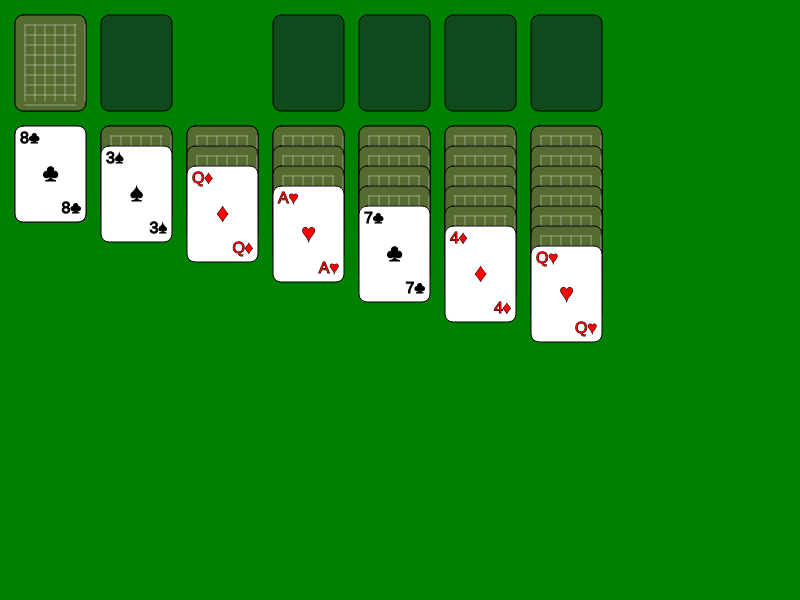
Frame 1 (no input)
Frame 60 (no input): identical to frame 1, image omitted
Frame 120 (the mouse pressed at the canvas centre since frame 60): identical to frame 1, image omitted

The p5.js sketch that drew this single still picture (run headless with seeded random() and noise() and a simulated clock; from frame 60 on, the mouse is pressed at the canvas centre):

// p5.js sketch
// ── sketch.js
// Constants for card dimensions and game layout
const CARD_WIDTH = 71;
const CARD_HEIGHT = 96;
const CARD_SPACING = 15;
const MARGIN = 15;
const CARD_COLOR = '#fff';
const TABLE_COLOR = '#008000';
const BORDER_RADIUS = 8;
const DOUBLE_CLICK_DELAY = 300; // milliseconds
const SOLVE_SPEED = 10; // pixels per frame for animation

// Define card suits and values
const SUITS = ['♠', '♥', '♦', '♣'];
const VALUES = ['A', '2', '3', '4', '5', '6', '7', '8', '9', '10', 'J', 'Q', 'K'];

// Game state variables
let deck = [];
let stock = [];
let waste = [];
let foundations = [[], [], [], []];
let tableau = [[], [], [], [], [], [], []];
let selectedCard = null;
let draggingStack = [];
let dragOffset = { x: 0, y: 0 };
let dragSource = null;
let gameResult = ''; // 'win' or 'lose'
let isDragging = false;
let lastClickTime = 0;
let lastClickedCard = null;

// Variables for solving animation
let isSolving = false;
let solvingCard = null;
let targetX, targetY;
let solvingFoundationIndex;

// Card class to represent each card
class Card {
  constructor(suit, value, faceUp = false) {
    this.suit = suit;
    this.value = value;
    this.faceUp = faceUp;
    this.x = 0;
    this.y = 0;
    this.color = (this.suit === '♥' || this.suit === '♦') ? 'red' : 'black';
  }

  draw() {
    // Draw card background
    fill(CARD_COLOR);
    if (!this.faceUp) {
      // Draw card back
      fill(85, 107, 47);  // Dark green
      stroke(0);
      strokeWeight(1);
      rect(this.x, this.y, CARD_WIDTH, CARD_HEIGHT, BORDER_RADIUS);
      
      // Simple pattern for card back (retro style)
      stroke(255, 255, 255, 100);
      for (let i = 10; i < CARD_WIDTH; i += 10) {
        line(this.x + i, this.y + 10, this.x + i, this.y + CARD_HEIGHT - 10);
      }
      for (let i = 10; i < CARD_HEIGHT; i += 10) {
        line(this.x + 10, this.y + i, this.x + CARD_WIDTH - 10, this.y + i);
      }
    } else {
      stroke(0);
      strokeWeight(1);
      rect(this.x, this.y, CARD_WIDTH, CARD_HEIGHT, BORDER_RADIUS);

      // Draw value and suit
      fill(this.color);
      textAlign(LEFT, TOP);
      textSize(16);
      text(this.value + this.suit, this.x + 5, this.y + 5);
      textAlign(RIGHT, BOTTOM);
      text(this.value + this.suit, this.x + CARD_WIDTH - 5, this.y + CARD_HEIGHT - 5);

      // Draw center suit
      textAlign(CENTER, CENTER);
      textSize(24);
      text(this.suit, this.x + CARD_WIDTH / 2, this.y + CARD_HEIGHT / 2);
    }
  }

  containsPoint(px, py) {
    return px >= this.x && px <= this.x + CARD_WIDTH &&
           py >= this.y && py <= this.y + CARD_HEIGHT;
  }
  
  clone() {
    const card = new Card(this.suit, this.value, this.faceUp);
    card.x = this.x;
    card.y = this.y;
    return card;
  }
}

function setup() {
  createCanvas(800, 600);
  textFont('Arial');
  startNewGame();
}

function draw() {
  background(TABLE_COLOR);
  
  // Draw empty placeholders
  drawPlaceholders();
  
  // Draw stock pile
  drawStock();
  
  // Draw waste pile
  drawWaste();
  
  // Draw foundations
  drawFoundations();
  
  // Draw tableau
  drawTableau();
  
  // Draw dragging cards if any
  if (isDragging && draggingStack.length > 0) {
    for (let i = 0; i < draggingStack.length; i++) {
      const card = draggingStack[i];
      const originalX = card.x;
      const originalY = card.y;
      
      // Temporarily update position for drawing
      card.x = mouseX - dragOffset.x;
      card.y = mouseY - dragOffset.y + i * 20;
      card.draw();
      
      // Restore original position
      card.x = originalX;
      card.y = originalY;
    }
  }
  
  // Draw solving card if any
  if (solvingCard) {
    solvingCard.draw();
  }
  
  // Draw solve button if conditions are met
  if (!gameResult && stock.length === 0 && waste.length === 0 && allTableauCardsFaceUp()) {
    const buttonX = width / 2 - 50;
    const buttonY = height - 50;
    fill(200); // Light gray button
    rect(buttonX, buttonY, 100, 40, 5); // Rounded rectangle
    fill(0);
    textAlign(CENTER, CENTER);
    text("Solve", width / 2, buttonY + 20);
  }
  
  // Draw game result if any
  if (gameResult) {
    drawGameResult();
  }
  
  // Handle solving animation
  if (isSolving && solvingCard === null) {
    const movable = findMovableCard();
    if (movable) {
      const { card, foundationIndex, tableauIndex } = movable;
      tableau[tableauIndex].pop(); // Remove card from tableau
      solvingCard = card;
      solvingFoundationIndex = foundationIndex;
      targetX = MARGIN + (foundationIndex + 3) * (CARD_WIDTH + CARD_SPACING);
      targetY = MARGIN;
    } else {
      // No more movable cards; check if game is won
      if (foundations.reduce((sum, f) => sum + f.length, 0) === 52) {
        gameResult = 'win';
      }
      isSolving = false;
    }
  }
  
  if (solvingCard) {
    let dx = targetX - solvingCard.x;
    let dy = targetY - solvingCard.y;
    let dist = sqrt(dx * dx + dy * dy);
    if (dist < SOLVE_SPEED) {
      solvingCard.x = targetX;
      solvingCard.y = targetY;
      foundations[solvingFoundationIndex].push(solvingCard);
      solvingCard = null;
      checkWinCondition();
    } else {
      solvingCard.x += (dx / dist) * SOLVE_SPEED;
      solvingCard.y += (dy / dist) * SOLVE_SPEED;
    }
  }
}

function drawPlaceholders() {
  fill(16, 74, 28);
  stroke(0);
  strokeWeight(1);
  
  // Stock placeholder
  rect(MARGIN, MARGIN, CARD_WIDTH, CARD_HEIGHT, BORDER_RADIUS);
  
  // Waste placeholder
  rect(MARGIN + CARD_WIDTH + CARD_SPACING, MARGIN, CARD_WIDTH, CARD_HEIGHT, BORDER_RADIUS);
  
  // Foundation placeholders
  for (let i = 0; i < 4; i++) {
    rect(MARGIN + (i + 3) * (CARD_WIDTH + CARD_SPACING), MARGIN, CARD_WIDTH, CARD_HEIGHT, BORDER_RADIUS);
  }
  
  // Tableau placeholders
  for (let i = 0; i < 7; i++) {
    rect(MARGIN + i * (CARD_WIDTH + CARD_SPACING), MARGIN + CARD_HEIGHT + CARD_SPACING, CARD_WIDTH, CARD_HEIGHT, BORDER_RADIUS);
  }
}

function drawStock() {
  if (stock.length > 0) {
    const card = stock[stock.length - 1];
    card.x = MARGIN;
    card.y = MARGIN;
    card.draw();
  }
}

function drawWaste() {
  if (waste.length > 0 && !draggingStack.includes(waste[waste.length - 1])) {
    const card = waste[waste.length - 1];
    card.x = MARGIN + CARD_WIDTH + CARD_SPACING;
    card.y = MARGIN;
    card.draw();
  }
}

function drawFoundations() {
  for (let i = 0; i < 4; i++) {
    if (foundations[i].length > 0 && !draggingStack.includes(foundations[i][foundations[i].length - 1])) {
      const card = foundations[i][foundations[i].length - 1];
      card.x = MARGIN + (i + 3) * (CARD_WIDTH + CARD_SPACING);
      card.y = MARGIN;
      card.draw();
    }
  }
}

function drawTableau() {
  for (let i = 0; i < 7; i++) {
    for (let j = 0; j < tableau[i].length; j++) {
      const card = tableau[i][j];
      if (!draggingStack.includes(card)) {
        card.x = MARGIN + i * (CARD_WIDTH + CARD_SPACING);
        card.y = MARGIN + CARD_HEIGHT + CARD_SPACING + j * 20;
        card.draw();
      }
    }
  }
}

function drawGameResult() {
  fill(0, 0, 0, 200);
  rect(0, height / 2 - 50, width, 100);
  
  fill(255);
  textAlign(CENTER, CENTER);
  textSize(32);
  text(gameResult === 'win' ? 'Congratulations! You Win!' : 'You Lose', width / 2, height / 2);
}

function startNewGame() {
  gameResult = '';
  
  // Create a new deck
  deck = [];
  for (let suit of SUITS) {
    for (let value of VALUES) {
      deck.push(new Card(suit, value));
    }
  }
  
  // Shuffle the deck
  for (let i = deck.length - 1; i > 0; i--) {
    const j = Math.floor(Math.random() * (i + 1));
    [deck[i], deck[j]] = [deck[j], deck[i]];
  }
  
  // Clear the game state
  stock = [...deck];
  waste = [];
  foundations = [[], [], [], []];
  tableau = [[], [], [], [], [], [], []];
  
  // Deal cards to tableau
  for (let i = 0; i < 7; i++) {
    for (let j = 0; j <= i; j++) {
      const card = stock.pop();
      card.faceUp = (j === i);
      tableau[i].push(card);
    }
  }
  
  // Reset solving state
  isSolving = false;
  solvingCard = null;
}

function mousePressed() {
  if (isSolving) return; // Disable interactions during solving
  
  // Check if solve button is clicked
  if (!gameResult && stock.length === 0 && waste.length === 0 && allTableauCardsFaceUp()) {
    const buttonX = width / 2 - 50;
    const buttonY = height - 50;
    if (mouseX >= buttonX && mouseX <= buttonX + 100 &&
        mouseY >= buttonY && mouseY <= buttonY + 40) {
      isSolving = true;
      return;
    }
  }

  // Check for double-click first
  const currentTime = millis();
  const timeSinceLastClick = currentTime - lastClickTime;
  
  // Track the currently clicked card
  let clickedCard = null;
  let clickedCardSource = null;
  
  // Check if clicking on waste
  if (waste.length > 0) {
    const lastCard = waste[waste.length - 1];
    if (lastCard.containsPoint(mouseX, mouseY)) {
      clickedCard = lastCard;
      clickedCardSource = waste;
    }
  }
  
  // Check if clicking on foundation
  if (!clickedCard) {
    for (let i = 0; i < 4; i++) {
      if (foundations[i].length > 0) {
        const lastCard = foundations[i][foundations[i].length - 1];
        if (lastCard.containsPoint(mouseX, mouseY)) {
          clickedCard = lastCard;
          clickedCardSource = foundations[i];
          break;
        }
      }
    }
  }
  
  // Check if clicking on tableau
  if (!clickedCard) {
    for (let i = 0; i < 7; i++) {
      for (let j = tableau[i].length - 1; j >= 0; j--) {
        const card = tableau[i][j];
        if (card.faceUp && card.containsPoint(mouseX, mouseY)) {
          clickedCard = card;
          clickedCardSource = tableau[i];
          break;
        }
      }
      if (clickedCard) break;
    }
  }
  
  // Check for double-click
  if (clickedCard && lastClickedCard === clickedCard && timeSinceLastClick < DOUBLE_CLICK_DELAY) {
    // Double-click detected - try to move to foundation
    for (let i = 0; i < 4; i++) {
      if (canMoveToFoundation(clickedCard, i)) {
        dragSource = clickedCardSource;
        moveCardToFoundation(clickedCard, i);
        lastClickedCard = null;
        return;
      }
    }
  }
  
  // Update last click info
  lastClickTime = currentTime;
  lastClickedCard = clickedCard;
  
  // Check if clicking on stock
  if (stock.length > 0) {
    const lastCard = stock[stock.length - 1];
    if (lastCard.containsPoint(mouseX, mouseY)) {
      if (stock.length > 0) {
        const card = stock.pop();
        card.faceUp = true;
        waste.push(card);
      }
      return;
    }
  } else if (mouseX >= MARGIN && mouseX <= MARGIN + CARD_WIDTH && 
             mouseY >= MARGIN && mouseY <= MARGIN + CARD_HEIGHT) {
    // Clicked on empty stock pile - reset stock from waste
    while (waste.length > 0) {
      const card = waste.pop();
      card.faceUp = false;
      stock.push(card);
    }
    return;
  }
  
  // If we clicked on a card, initialize dragging
  if (clickedCard) {
    selectedCard = clickedCard;
    dragSource = clickedCardSource;
    
    // Initialize dragging immediately
    isDragging = true;
    dragOffset.x = mouseX - clickedCard.x;
    dragOffset.y = mouseY - clickedCard.y;
    
    // Get the stack of cards if from tableau
    if (tableau.includes(dragSource)) {
      const index = dragSource.indexOf(clickedCard);
      draggingStack = [];
      for (let k = index; k < dragSource.length; k++) {
        draggingStack.push(dragSource[k]);
      }
    } else {
      draggingStack = [clickedCard];
    }
  }
}

function canMoveToFoundation(card, foundationIndex) {
  const foundation = foundations[foundationIndex];
  if (foundation.length === 0) {
    return card.value === 'A';
  }
  const topCard = foundation[foundation.length - 1];
  const nextValueIndex = VALUES.indexOf(topCard.value) + 1;
  return card.suit === topCard.suit && card.value === VALUES[nextValueIndex];
}

function canMoveToTableau(card, tableauPileIndex) {
  const pile = tableau[tableauPileIndex];
  if (pile.length === 0) {
    return card.value === 'K';
  }
  const lastCard = pile[pile.length - 1];
  const prevValueIndex = VALUES.indexOf(lastCard.value) - 1;
  return card.color !== lastCard.color && card.value === VALUES[prevValueIndex];
}

function moveCardToFoundation(card, foundationIndex) {
  // Remove card from its source
  if (dragSource === waste) {
    waste.pop();
  } else if (tableau.includes(dragSource)) {
    const i = tableau.indexOf(dragSource);
    dragSource.pop();
    if (dragSource.length > 0 && !dragSource[dragSource.length - 1].faceUp) {
      dragSource[dragSource.length - 1].faceUp = true;
    }
  }
  
  foundations[foundationIndex].push(card);
  checkWinCondition();
}

function moveCardToTableau(card, tableauPileIndex) {
  // Check if we're dragging a stack (from tableau)
  if (tableau.includes(dragSource)) {
    const index = dragSource.indexOf(card);
    const cardsToMove = dragSource.splice(index, dragSource.length - index);
    for (const c of cardsToMove) {
      tableau[tableauPileIndex].push(c);
    }
    
    // Make sure the last card of the source pile is face up
    if (dragSource.length > 0 && !dragSource[dragSource.length - 1].faceUp) {
      dragSource[dragSource.length - 1].faceUp = true;
    }
  } else {
    // Single card from waste or foundation
    if (dragSource === waste) {
      waste.pop();
    } else if (foundations.includes(dragSource)) {
      dragSource.pop();
    }
    tableau[tableauPileIndex].push(card);
  }
}

function checkWinCondition() {
  let cardCount = 0;
  for (let i = 0; i < 4; i++) {
    cardCount += foundations[i].length;
  }
  if (cardCount === 52) {
    gameResult = 'win';
  }
}

function mouseReleased() {
  if (isSolving) return; // Disable interactions during solving
  
  if (!selectedCard || !isDragging) return;
  
  // Check if dropping on foundation
  for (let i = 0; i < 4; i++) {
    const fx = MARGIN + (i + 3) * (CARD_WIDTH + CARD_SPACING);
    const fy = MARGIN;
    if (mouseX >= fx && mouseX <= fx + CARD_WIDTH &&
        mouseY >= fy && mouseY <= fy + CARD_HEIGHT) {
      if (canMoveToFoundation(selectedCard, i)) {
        moveCardToFoundation(selectedCard, i);
      }
      break;
    }
  }
  
  // Check if dropping on tableau
  for (let i = 0; i < 7; i++) {
    const tx = MARGIN + i * (CARD_WIDTH + CARD_SPACING);
    const ty = MARGIN + CARD_HEIGHT + CARD_SPACING;
    if (mouseX >= tx && mouseX <= tx + CARD_WIDTH &&
        mouseY >= ty && canMoveToTableau(selectedCard, i)) {
      moveCardToTableau(selectedCard, i);
      break;
    }
  }
  
  // Reset dragging state
  selectedCard = null;
  draggingStack = [];
  dragSource = null;
  isDragging = false;
}

function keyPressed() {
  if (key === 'n' || key === 'N') {
    startNewGame();
  }
}

// Helper function to check if all tableau cards are face up
function allTableauCardsFaceUp() {
  for (let pile of tableau) {
    for (let card of pile) {
      if (!card.faceUp) return false;
    }
  }
  return true;
}

// Helper function to find the next movable card to a foundation
function findMovableCard() {
  for (let i = 0; i < 7; i++) {
    if (tableau[i].length > 0) {
      const card = tableau[i][tableau[i].length - 1];
      for (let j = 0; j < 4; j++) {
        if (canMoveToFoundation(card, j)) {
          return { card, foundationIndex: j, tableauIndex: i };
        }
      }
    }
  }
  return null;
}
